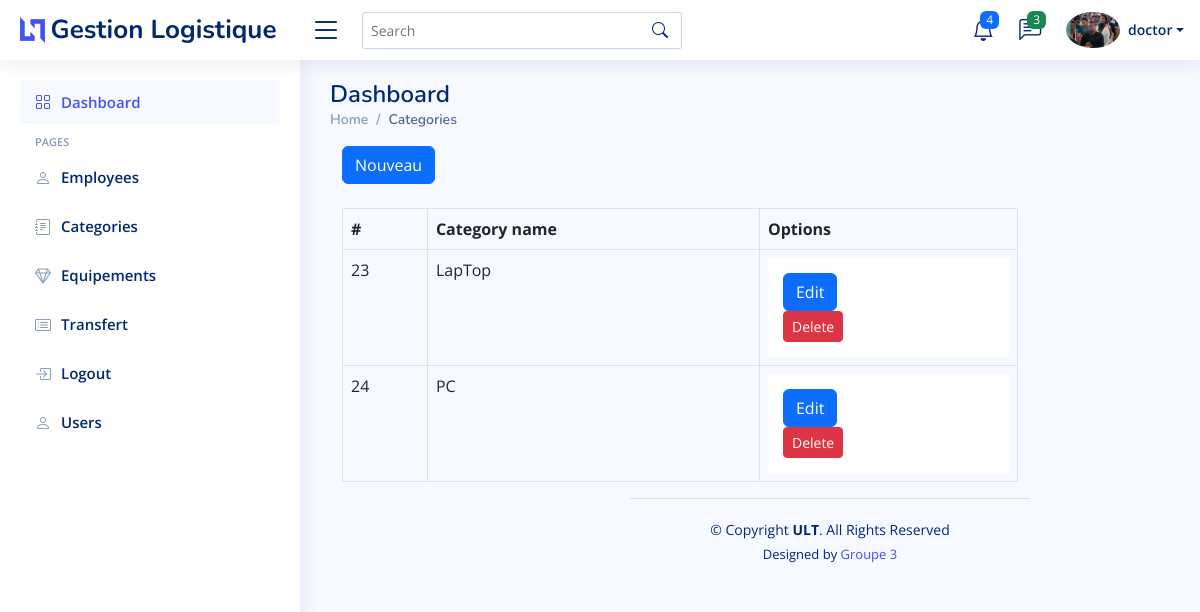
Page /categories/ (signed in) on the committed database.
### app/models/categories.py (models this page shows, shortened)
class Category(models.Model):
    category_name = models.CharField(max_length=50, null=True)

### app/views/categories.py (the view)
# urls.py: path('', admin.index, name='home'),
@login_required(login_url='/login')
def index(request):
    categories = Category.objects.all()
    return render(
        request,
        'app/categories/index.html',
        {
            'categories': categories
        }
    )

### app/templates/app/categories/index.html (shortened to what this page needs)
{% extends 'app/layouts/defaults.html' %}
{% block content %}
<div class="pagetitle">
    <h1>Dashboard</h1>
    <nav>
      <ol class="breadcrumb">
        <li class="breadcrumb-item"><a href="{% url 'home' %}">Home</a></li>
        <li class="breadcrumb-item active">Categories</li>
      </ol>
    </nav>
  </div>
<div class="col-sm-9 col-sm-offset-3 col-lg-10 col-lg-offset-2 main">
    <div class="container-fluid">
        <a href="{% url 'categories_add' %} " class="btn btn-primary">Nouveau</a>
        <br><br>
        <div class="table-responsive">
            <table class="table table-bordered table-stripped">
                <thead>
                    <tr>
                    <th>#</th>
                    <th> Category name </th>
                    <th> Options </th>
                    </tr>
                </thead>
                <tbody>
                    {% for category in categories %}
                    <tr>
                        <td>{{ category.id }} </td>
                        <td>{{category.category_name}} </td>
                        <td>
                            <div class="card-footer">
                                <a href="{% url 'categories_edit' category.id %}"class="btn btn-primary">Edit</a>
                                <form action="{% url 'categories_delete' category.id %}" method="POST">
                                    <button type="submit" onclick="return confirm('Ushaka kuyifuta??')"
                                        class="btn btn-danger btn-sm"> Delete</button>
                                </form>
                            </div>
                        </td>
                    </tr>
                    {% endfor %}
                </tbody>
            </table>
        </div>
    </div>
{% endblock  %}

### app/templates/app/partials/nav.html (shortened to what this page needs)
<header id="header" class="header fixed-top d-flex align-items-center">
    <div class="d-flex align-items-center justify-content-between">
      <a href="index.html" class="logo d-flex align-items-center">
        <img src="assets/img/logo.png" alt="">
        <span class="d-none d-lg-block">Gestion Logistique</span>
      </a>
      <i class="bi bi-list toggle-sidebar-btn"></i>
    </div>
    <div class="search-bar">
      <form class="search-form d-flex align-items-center" method="POST" action="#">
        <input type="text" name="query" placeholder="Search" title="Enter search keyword">
        <button type="submit" title="Search"><i class="bi bi-search"></i></button>
      </form>
    </div>
    <nav class="header-nav ms-auto">
      <ul class="d-flex align-items-center">
        <li class="nav-item dropdown">
          <a class="nav-link nav-icon" href="#" data-bs-toggle="dropdown">
            <i class="bi bi-bell"></i>
            <span class="badge bg-primary badge-number">4</span>
          </a>
        </li>
        <li class="nav-item dropdown">
          <a class="nav-link nav-icon" href="#" data-bs-toggle="dropdown">
            <i class="bi bi-chat-left-text"></i>
            <span class="badge bg-success badge-number">3</span>
          </a>
        </li>
        <li class="nav-item dropdown pe-3">
          <a class="nav-link nav-profile d-flex align-items-center pe-0" href="#" data-bs-toggle="dropdown">
            <img src="assets/img/pro.jpg" alt="Profile" class="rounded-circle">
            <span class="d-none d-md-block dropdown-toggle ps-2">{{user.username}}</span>
          </a>
        </li>
      </ul>
    </nav>
  </header>

### app/static/app/css/style.css (style rules this page uses)
:root { scroll-behavior: smooth; }
body { font-family: "Open Sans", sans-serif; background: #f6f9ff; color: #444444; }
a { color: #4154f1; text-decoration: none; }
h1, h2, h3, h4, h5, h6 { font-family: "Nunito", sans-serif; }
.pagetitle { margin-bottom: 10px; }
.pagetitle h1 { font-size: 24px; margin-bottom: 0; font-weight: 600; color: #012970; }
.card-header, .card-footer { border-color: #ebeef4; background-color: #fff; color: #798eb3; padding: 15px; }
.breadcrumb { font-size: 14px; font-family: "Nunito", sans-serif; color: #899bbd; font-weight: 600; }
.breadcrumb a { color: #899bbd; transition: 0.3s; }
.breadcrumb .breadcrumb-item::before { color: #899bbd; }
.breadcrumb .active { color: #51678f; font-weight: 600; }
.logo { line-height: 1; }
@media (min-width: 1200px) { .logo { width: 280px; } }
.logo img { max-height: 26px; margin-right: 6px; }
.logo span { font-size: 26px; font-weight: 700; color: #012970; font-family: "Nunito", sans-serif; }
.header { transition: all 0.5s; z-index: 997; height: 60px; box-shadow: 0px 2px 20px rgba(1, 41, 112, 0.1); background-color: #fff; padding-left: 20px; }
.header .toggle-sidebar-btn { font-size: 32px; padding-left: 10px; cursor: pointer; color: #012970; }
.header .search-bar { min-width: 360px; padding: 0 20px; }
.header .search-form { width: 100%; }
.header .search-form input { border: 0; font-size: 14px; color: #012970; border: 1px solid rgba(1, 41, 112, 0.2); padding: 7px 38px 7px 8px; border-radius: 3px; transition: 0.3s; width: 100%; }
.header .search-form button { border: 0; padding: 0; margin-left: -30px; background: none; }
.header .search-form button i { color: #012970; }
.header-nav ul { list-style: none; }
.header-nav>ul { margin: 0; padding: 0; }
.header-nav .nav-icon { font-size: 22px; color: #012970; margin-right: 25px; position: relative; }
.header-nav .nav-profile { color: #012970; }
.header-nav .nav-profile img { max-height: 36px; }
.header-nav .nav-profile span { font-size: 14px; font-weight: 600; }
.header-nav .badge-number { position: absolute; inset: -2px -5px auto auto; font-weight: normal; font-size: 12px; padding: 3px 6px; }

### rows in the picture
Category: id "23", category_name "LapTop"
Category: id "24", category_name "PC"

### other values in the picture
{{ user.username }} "doctor"
